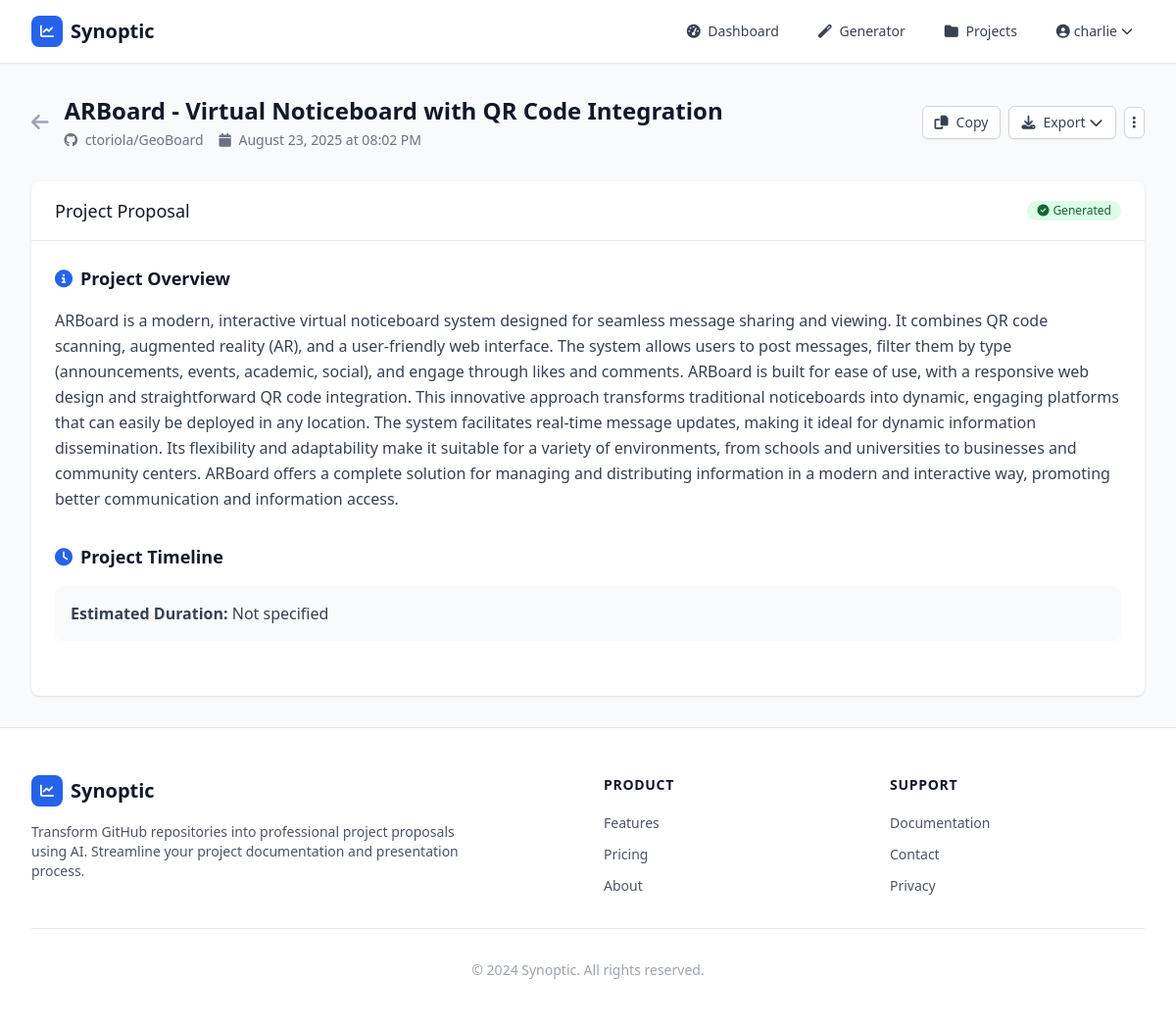
Screenshot of /dashboard/projects/1 (signed in) with the database file from the repository.
### models.py (models this page shows, shortened)
class User(UserMixin, db.Model):
    id = db.Column(db.Integer, primary_key=True)
    username = db.Column(db.String(80), unique=True, nullable=False)
    email = db.Column(db.String(120), unique=True, nullable=False)
    password_hash = db.Column(db.String(255), nullable=False)
    created_at = db.Column(db.DateTime, default=datetime.utcnow)
    is_admin = db.Column(db.Boolean, default=False)
    is_active = db.Column(db.Boolean, default=True)
    projects = db.relationship('Project', backref='user', lazy=True, cascade='all, delete-orphan')

class Project(db.Model):
    id = db.Column(db.Integer, primary_key=True)
    title = db.Column(db.String(200), nullable=False)
    repo_url = db.Column(db.String(500), nullable=False)
    repo_owner = db.Column(db.String(100), nullable=False)
    repo_name = db.Column(db.String(100), nullable=False)
    proposal_data_json = db.Column(db.Text)
    introduction = db.Column(db.Text)
    problem_statement = db.Column(db.Text)
    solution = db.Column(db.Text)
    target_audience = db.Column(db.Text)
    technology_stack = db.Column(db.Text)
    future_scope = db.Column(db.Text)
    created_at = db.Column(db.DateTime, default=datetime.utcnow)
    updated_at = db.Column(db.DateTime, default=datetime.utcnow, onupdate=datetime.utcnow)
    user_id = db.Column(db.Integer, db.ForeignKey('user.id'), nullable=False)
    @property
    def proposal_data(self):
        if self.proposal_data_json:
            try:
                return json.loads(self.proposal_data_json)
            except json.JSONDecodeError:
                return None
        return None

### dashboard.py (the view)
@dashboard_bp.route('/projects/<int:project_id>')
@login_required
def project_detail(project_id):
    project = Project.query.filter_by(id=project_id, user_id=current_user.id).first_or_404()
    return render_template('dashboard/project_detail.html', project=project)

### templates/dashboard/project_detail.html (shortened to what this page needs)
{% extends "base.html" %}
{% block content %}
<div class="max-w-7xl mx-auto px-4 sm:px-6 lg:px-8 py-8">
    <div class="flex items-center justify-between mb-8">
        <div class="flex items-center space-x-4">
            <a href="{{ url_for('dashboard.projects') }}"
               class="text-gray-400 hover:text-gray-600"
               data-tooltip="Back to Projects">
                <i class="fas fa-arrow-left text-xl"></i>
            </a>
            <div>
                <h1 class="text-2xl font-bold text-gray-900">{{ project.title }}</h1>
                <div class="flex items-center space-x-4 mt-1">
                    <p class="text-sm text-gray-500">
                        <i class="fab fa-github mr-1"></i>
                        <a href="{{ project.repo_url }}" target="_blank" class="hover:text-primary-600">
                            {{ project.repo_owner }}/{{ project.repo_name }}
                        </a>
                    </p>
                    <p class="text-sm text-gray-500">
                        <i class="fas fa-calendar mr-1"></i>
                        {{ project.created_at.strftime('%B %d, %Y at %I:%M %p') }}
                    </p>
                </div>
            </div>
        </div>
        <div class="flex items-center space-x-2">
            <button onclick="copyProposal()"
                    class="inline-flex items-center px-3 py-2 border border-gray-300 shadow-sm text-sm leading-4 font-medium rounded-md text-gray-700 bg-white hover:bg-gray-50 focus:outline-none focus:ring-2 focus:ring-offset-2 focus:ring-primary-500">
                <i class="fas fa-copy mr-2"></i>
                Copy
            </button>
            <div class="relative group">
                <button class="inline-flex items-center px-3 py-2 border border-gray-300 shadow-sm text-sm leading-4 font-medium rounded-md text-gray-700 bg-white hover:bg-gray-50 focus:outline-none focus:ring-2 focus:ring-offset-2 focus:ring-primary-500">
                    <i class="fas fa-download mr-2"></i>
                    Export
                    <i class="fas fa-chevron-down ml-1"></i>
                </button>
            </div>
            <div class="relative group">
                <button class="inline-flex items-center p-2 border border-gray-300 shadow-sm text-sm leading-4 font-medium rounded-md text-gray-700 bg-white hover:bg-gray-50 focus:outline-none focus:ring-2 focus:ring-offset-2 focus:ring-primary-500">
                    <i class="fas fa-ellipsis-v"></i>
                </button>
            </div>
        </div>
    </div>
    <div class="bg-white shadow rounded-lg">
        <div class="px-6 py-4 border-b border-gray-200">
            <div class="flex items-center justify-between">
                <h2 class="text-lg font-medium text-gray-900">Project Proposal</h2>
                <span class="inline-flex items-center px-2.5 py-0.5 rounded-full text-xs font-medium bg-green-100 text-green-800">
                    <i class="fas fa-check-circle mr-1"></i>
                    Generated
                </span>
            </div>
        </div>
        <div class="px-6 py-6">
            {% if project.proposal_data %}
                {% set proposal = project.proposal_data %}
                {% if proposal.project_overview %}
                <div class="mb-8">
                    <h3 class="text-lg font-semibold text-gray-900 mb-4 flex items-center">
                        <i class="fas fa-info-circle text-primary-600 mr-2"></i>
                        Project Overview
                    </h3>
                    <div class="prose max-w-none">
                        <p class="text-gray-700 leading-relaxed">{{ proposal.project_overview }}</p>
                    </div>
                </div>
                {% endif %}
                {% if proposal.timeline %}
                <div class="mb-8">
                    <h3 class="text-lg font-semibold text-gray-900 mb-4 flex items-center">
                        <i class="fas fa-clock text-primary-600 mr-2"></i>
                        Project Timeline
                    </h3>
                    <div class="bg-gray-50 rounded-lg p-4">
                        <p class="text-gray-700">
                            <strong>Estimated Duration:</strong> {{ proposal.timeline }}
                        </p>
                    </div>
                </div>
                {% endif %}
            {% endif %}
        </div>
    </div>
</div>
{% endblock %}

### templates/base.html (shortened to what this page needs)
<!DOCTYPE html>
<html lang="en">
<head>
    <script src="https://cdn.tailwindcss.com"></script>
    <link rel="stylesheet" href="{{ url_for('static', filename='css/main.css') }}">
    <link rel="stylesheet" href="https://cdnjs.cloudflare.com/ajax/libs/font-awesome/6.4.0/css/all.min.css">
</head>
<body class="bg-gray-50 min-h-screen">
    <nav class="bg-white shadow-sm border-b border-gray-200">
        <div class="max-w-7xl mx-auto px-4 sm:px-6 lg:px-8">
            <div class="flex justify-between h-16">
                <div class="flex items-center">
                    <a href="{{ url_for('main.index') }}" class="flex items-center space-x-2">
                        <div class="w-8 h-8 bg-primary-600 rounded-lg flex items-center justify-center">
                            <i class="fas fa-chart-line text-white text-sm"></i>
                        </div>
                        <span class="text-xl font-bold text-gray-900">Synoptic</span>
                    </a>
                </div>
                <div class="flex items-center space-x-4">
                    {% if current_user.is_authenticated %}
                        <a href="{{ url_for('dashboard.index') }}" class="text-gray-700 hover:text-primary-600 px-3 py-2 rounded-md text-sm font-medium">
                            <i class="fas fa-tachometer-alt mr-1"></i> Dashboard
                        </a>
                        <a href="{{ url_for('dashboard.generator') }}" class="text-gray-700 hover:text-primary-600 px-3 py-2 rounded-md text-sm font-medium">
                            <i class="fas fa-magic mr-1"></i> Generator
                        </a>
                        <a href="{{ url_for('dashboard.projects') }}" class="text-gray-700 hover:text-primary-600 px-3 py-2 rounded-md text-sm font-medium">
                            <i class="fas fa-folder mr-1"></i> Projects
                        </a>
                        <div class="relative group">
                            <button class="flex items-center space-x-1 text-gray-700 hover:text-primary-600 px-3 py-2 rounded-md text-sm font-medium">
                                <i class="fas fa-user-circle"></i>
                                <span>{{ current_user.username }}</span>
                                <i class="fas fa-chevron-down text-xs"></i>
                            </button>
                        </div>
                    {% endif %}
                </div>
            </div>
        </div>
    </nav>
    <main>
        {% block content %}{% endblock %}
    </main>
    <footer class="bg-white border-t border-gray-200 mt-auto">
        <div class="max-w-7xl mx-auto py-12 px-4 sm:px-6 lg:px-8">
            <div class="grid grid-cols-1 md:grid-cols-4 gap-8">
                <div class="col-span-1 md:col-span-2">
                    <div class="flex items-center space-x-2 mb-4">
                        <div class="w-8 h-8 bg-primary-600 rounded-lg flex items-center justify-center">
                            <i class="fas fa-chart-line text-white text-sm"></i>
                        </div>
                        <span class="text-xl font-bold text-gray-900">Synoptic</span>
                    </div>
                    <p class="text-gray-600 text-sm max-w-md">
                        Transform GitHub repositories into professional project proposals using AI.
                        Streamline your project documentation and presentation process.
                    </p>
                </div>
                <div>
                    <h3 class="text-sm font-semibold text-gray-900 tracking-wider uppercase mb-4">Product</h3>
                    <ul class="space-y-2">
                        <li><a href="{{ url_for('main.features') }}" class="text-gray-600 hover:text-primary-600 text-sm">Features</a></li>
                        <li><a href="{{ url_for('main.pricing') }}" class="text-gray-600 hover:text-primary-600 text-sm">Pricing</a></li>
                        <li><a href="{{ url_for('main.about') }}" class="text-gray-600 hover:text-primary-600 text-sm">About</a></li>
                    </ul>
                </div>
                <div>
                    <h3 class="text-sm font-semibold text-gray-900 tracking-wider uppercase mb-4">Support</h3>
                    <ul class="space-y-2">
                        <li><a href="#" class="text-gray-600 hover:text-primary-600 text-sm">Documentation</a></li>
                        <li><a href="#" class="text-gray-600 hover:text-primary-600 text-sm">Contact</a></li>
                        <li><a href="#" class="text-gray-600 hover:text-primary-600 text-sm">Privacy</a></li>
                    </ul>
                </div>
            </div>
            <div class="mt-8 pt-8 border-t border-gray-200">
                <p class="text-center text-gray-400 text-sm">
                    © 2024 Synoptic. All rights reserved.
                </p>
            </div>
        </div>
    </footer>
</body>
</html>

### static/css/main.css (style rules this page uses)
:root { --primary-50: #eff6ff; --primary-100: #dbeafe; --primary-200: #bfdbfe; --primary-300: #93c5fd; --primary-400: #60a5fa; --primary-500: #3b82f6; --primary-600: #2563eb; --primary-700: #1d4ed8; --primary-800: #1e40af; --primary-900: #1e3a8a; }
.bg-primary-600 { background-color: var(--primary-600); }
.text-primary-600 { color: var(--primary-600); }

### rows the page displays
User: username "charlie"
Project: title "ARBoard - Virtual Noticeboard with QR Code Integration", repo_owner "ctoriola", repo_name "GeoBoard", created_at "August 23, 2025 at 08:02 PM", project_overview "ARBoard is a modern, interactive virtual noticeboard system designed for seamless message sharing and viewing. It combines QR code scanning, augmented reality (AR), and a user-friendly web interface. The system allows users to post messages, filter them by type (announcements, events, academic, social), and engage through likes and comments. ARBoard is built for ease of use, with a responsive web design and straightforward QR code integration. This innovative approach transforms traditional noticeboards into dynamic, engaging platforms that can easily be deployed in any location. The system facilitates real-time message updates, making it ideal for dynamic information dissemination. Its…"

### other values shown
{{ proposal.timeline }} "Not specified"
